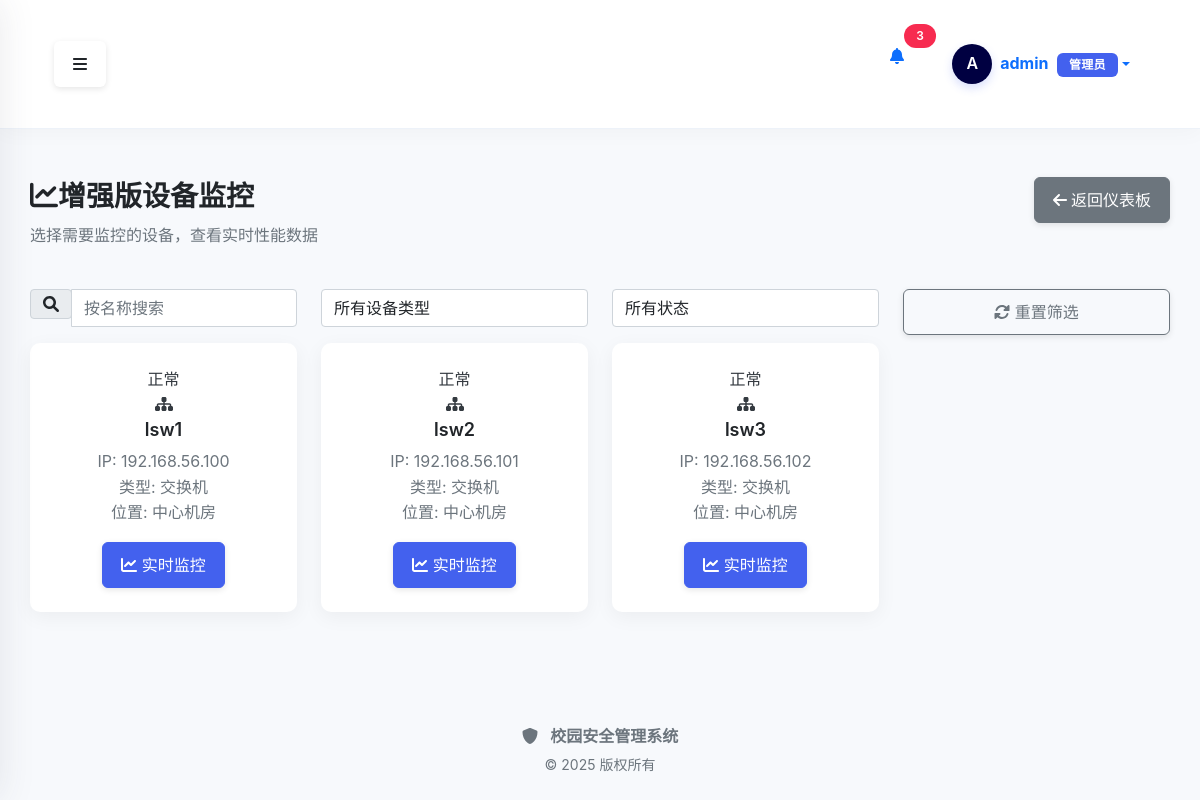
/enhanced_monitor/ (signed in), run on the app's committed database.
### src/core/models.py (models this page shows, shortened)
class User(UserMixin, db.Model):
    __tablename__ = 'users'
    id = db.Column(db.Integer, primary_key=True)
    username = db.Column(db.String(64), unique=True, index=True, nullable=False)
    email = db.Column(db.String(120), unique=True, index=True, nullable=False)
    password_hash = db.Column(db.String(128), nullable=False)
    role_id = db.Column(db.Integer, db.ForeignKey('roles.id'))
    is_active = db.Column(db.Boolean, default=True)
    created_at = db.Column(db.DateTime, default=datetime.utcnow)
    updated_at = db.Column(db.DateTime, default=datetime.utcnow, onupdate=datetime.utcnow)
    role = db.relationship('Role', backref='users')
    @property
    def password(self):
        """密码不可读取"""
        raise AttributeError('密码不可读取')

### src/models/device.py (models this page shows, shortened)
class Device(BaseModel):
    __tablename__ = 'devices'
    __table_args__ = {'extend_existing': True}  # 确保可以扩展现有表
    id = db.Column(db.Integer, primary_key=True)
    name = db.Column(db.String(100), nullable=False)
    ip_address = db.Column(db.String(20), nullable=False)
    type_id = db.Column(db.Integer, db.ForeignKey('device_types.id'))
    location = db.Column(db.String(100))
    status = db.Column(db.String(20), default='正常')
    serial_number = db.Column(db.String(50), nullable=True)
    firmware_version = db.Column(db.String(50), nullable=True)
    device_code = db.Column(db.String(50), nullable=True, unique=True)
    mac_address = db.Column(db.String(20), nullable=True)
    manufacturer = db.Column(db.String(100), nullable=True)
    model = db.Column(db.String(100), nullable=True)
    purchase_date = db.Column(db.Date, nullable=True)
    warranty_period = db.Column(db.Integer, nullable=True)  # 保修期（月）
    notes = db.Column(db.Text, nullable=True)
    username = db.Column(db.String(50), default='admin', nullable=True)
    password = db.Column(db.String(100), default='admin123', nullable=True)
    port = db.Column(db.Integer, default=22, nullable=True)
    connection_protocol = db.Column(db.String(20), default='ssh', nullable=True)  # ssh, telnet, snmp

class DeviceType(BaseModel):
    __tablename__ = 'device_types'
    id = db.Column(db.Integer, primary_key=True)
    name = db.Column(db.String(50), nullable=False, unique=True)
    description = db.Column(db.String(200))
    devices = db.relationship('Device', backref='type', lazy=True)

### src/modules/performance/enhanced_monitor_routes.py (the view)
@enhanced_monitor_bp.route('/')
@login_required
def index():
    devices = Device.query.all()
    return render_template('performance/enhanced_index.html', devices=devices)

### src/modules/performance/templates/performance/enhanced_index.html (shortened to what this page needs)
{% extends "base.html" %}
{% block content %}
<div class="container-fluid mt-4">
    <div class="row mb-4">
        <div class="col-12">
            <div class="d-flex justify-content-between align-items-center">
                <h2><i class="fas fa-chart-line mr-2"></i>增强版设备监控</h2>
                <div>
                    <a href="{{ url_for('dashboard') }}" class="btn btn-secondary">
                        <i class="fas fa-arrow-left"></i> 返回仪表板
                    </a>
                </div>
            </div>
            <p class="text-muted">选择需要监控的设备，查看实时性能数据</p>
        </div>
    </div>
    <div class="row">
        <div class="col-12">
            <div class="filter-header">
                <form id="filterForm" class="row">
                    <div class="col-md-3 mb-2">
                        <div class="input-group">
                            <div class="input-group-prepend">
                                <span class="input-group-text"><i class="fas fa-search"></i></span>
                            </div>
                            <input type="text" class="form-control" id="nameFilter" placeholder="按名称搜索">
                        </div>
                    </div>
                    <div class="col-md-3 mb-2">
                        <select class="form-control" id="typeFilter">
                            <option value="">所有设备类型</option>
                        </select>
                    </div>
                    <div class="col-md-3 mb-2">
                        <select class="form-control" id="statusFilter">
                            <option value="">所有状态</option>
                        </select>
                    </div>
                    <div class="col-md-3 mb-2">
                        <button type="reset" class="btn btn-outline-secondary w-100">
                            <i class="fas fa-sync-alt"></i> 重置筛选
                        </button>
                    </div>
                </form>
            </div>
        </div>
    </div>
    <div class="row" id="devices-container">
        {% if devices %}
            {% for device in devices %}
            <div class="col-md-3 mb-4 device-item"
                 data-name="{{ device.name }}"
                 data-type="{{ device.type.name if device.type else '未分类' }}"
                 data-status="{{ device.status }}">
                <div class="card device-card">
                    <div class="card-body text-center">
                        <span class="status-badge status-{{ device.status }}">{{ device.status }}</span>
                        <div class="device-icon">
                            {% if device.type and device.type.name == '路由器' %}
                                <i class="fas fa-network-wired"></i>
                            {% elif device.type and device.type.name == '交换机' %}
                                <i class="fas fa-sitemap"></i>
                            {% elif device.type and device.type.name == '服务器' %}
                                <i class="fas fa-server"></i>
                            {% elif device.type and device.type.name == '防火墙' %}
                                <i class="fas fa-shield-alt"></i>
                            {% elif device.type and device.type.name == '无线AP' %}
                                <i class="fas fa-wifi"></i>
                            {% else %}
                                <i class="fas fa-hdd"></i>
                            {% endif %}
                        </div>
                        <h5 class="card-title">{{ device.name }}</h5>
                        <p class="card-text text-muted">
                            IP: {{ device.ip_address }}<br>
                            类型: {{ device.type.name if device.type else '未分类' }}<br>
                            位置: {{ device.location or '未知' }}
                        </p>
                        <a href="{{ url_for('enhanced_monitor.realtime_monitor', device_id=device.id) }}" class="btn btn-primary">
                            <i class="fas fa-chart-line"></i> 实时监控
                        </a>
                    </div>
                </div>
            </div>
            {% endfor %}
        {% endif %}
    </div>
</div>
{% endblock %}

### src/templates/base.html (shortened to what this page needs)
<!DOCTYPE html>
<html lang="zh-CN">
<head>
    <link href="https://cdn.jsdelivr.net/npm/bootstrap@5.1.3/dist/css/bootstrap.min.css" rel="stylesheet">
    <link rel="stylesheet" href="https://cdnjs.cloudflare.com/ajax/libs/font-awesome/6.0.0/css/all.min.css">
    <link rel="stylesheet" href="{{ url_for('static', filename='css/style.css') }}?v={{ range(1, 10000) | random }}">
</head>
<body>
    <div class="d-flex" id="wrapper">
        <div id="page-content-wrapper">
            <nav class="navbar navbar-expand-lg navbar-light top-navbar">
                <div class="container-fluid">
                    <button class="btn" id="menu-toggle" aria-label="切换侧边栏">
                        <i class="fas fa-bars"></i>
                    </button>
                    <div class="d-flex ms-auto">
                        {% if current_user.is_authenticated %}
                        <div class="nav-item dropdown me-3">
                            <a class="nav-link position-relative" href="#" id="notificationsDropdown" role="button" data-bs-toggle="dropdown" aria-expanded="false">
                                <i class="fas fa-bell"></i>
                                <span class="position-absolute top-0 start-100 translate-middle badge rounded-pill bg-danger">
                                    3
                                </span>
                            </a>
                        </div>
                        <div class="nav-item dropdown user-dropdown">
                            <a class="nav-link dropdown-toggle d-flex align-items-center" href="#" id="navbarDropdown" role="button" data-bs-toggle="dropdown" aria-expanded="false">
                                <div class="user-avatar-container me-2">
                                    <div class="user-avatar-circle">
                                        <span class="avatar-text">{{ current_user.username[0]|upper }}</span>
                                    </div>
                                </div>
                                <div class="user-info d-none d-md-block">
                                    <span class="fw-bold">{{ current_user.username }}</span>
                                    <span class="badge bg-primary ms-1">{{ current_user.role or ('管理员' if current_user.is_admin else '用户') }}</span>
                                </div>
                            </a>
                        </div>
                        {% else %}
                        <div class="nav-item">
                            <a class="btn btn-primary btn-sm" href="{{ url_for('auth.login') }}">
                                <i class="fas fa-sign-in-alt me-1"></i>登录
                            </a>
                        </div>
                        {% endif %}
                    </div>
                </div>
            </nav>
            <div class="content-container">
                {% block content %}{% endblock %}
            </div>
            <footer class="footer mt-auto py-3">
                <div class="container-fluid text-center text-muted">
                    <div class="footer-brand mb-1">
                        <i class="fas fa-shield-alt me-2"></i>
                        <span class="fw-bold">校园安全管理系统</span>
                    </div>
                    <p class="small mb-0">© 2025 版权所有</p>
                </div>
            </footer>
        </div>
    </div>
</body>
</html>

### static/css/style.css (style rules this page uses)
:root { --primary: #4361ee; --primary-light: #4895ef; --primary-dark: #3f37c9; --secondary: #4cc9f0; --success: #0bb885; --info: #2196f3; --warning: #f59e0b; --danger: #f72b50; --light: #f8f9fa; --dark: #2d3748; --gray-100: #f8f9fa; --gray-200: #e9ecef; --gray-300: #dee2e6; --gray-400: #ced4da; --gray-500: #adb5bd; --gray-600: #6c757d; --gray-700: #495057; --gray-800: #343a40; --gray-900: #212529; --border-radius: 10px; --box-shadow: 0 0.125rem 0.25rem rgba(0, 0, 0, 0.075); --box-shadow-sm: 0 0.0625rem 0.125rem rgba(0, 0, 0, 0.05); --box-shadow-lg: 0 0.5rem 1.5rem rgba(0, 0, 0, 0.1); --transition: all 0.2s ease-in-out; }
body { font-family: 'PingFang SC', 'Microsoft YaHei', 'Noto Sans SC', -apple-system, BlinkMacSystemFont, 'Segoe UI', Roboto, 'Helvetica Neue', Arial, sans-serif; background-color: #f7f9fc; color: var(--gray-800); overflow-x: hidden; line-height: 1.6; min-height: 100vh; margin: 0; padding: 0; }
#wrapper { display: flex; width: 100%; align-items: stretch; min-height: 100vh; position: relative; }
#page-content-wrapper { flex: 1; width: 100%; overflow-x: hidden; transition: var(--transition); }
.container-fluid { width: 100%; padding: 24px 30px; }
h1, h2, h3, h4, h5, h6 { color: var(--gray-900); font-weight: 600; line-height: 1.3; }
h2 { font-size: 1.75rem; }
h5 { font-size: 1.125rem; }
a { color: var(--primary); text-decoration: none; transition: var(--transition); }
.card { border-radius: var(--border-radius); box-shadow: 0 5px 20px rgba(0, 0, 0, 0.05); margin-bottom: 24px; border: none; transition: var(--transition); background-color: #fff; overflow: hidden; }
.card-body { padding: 24px; }
.btn { font-weight: 500; padding: 10px 18px; border-radius: 6px; transition: var(--transition); box-shadow: 0 2px 6px rgba(0, 0, 0, 0.1); position: relative; overflow: hidden; }
.btn::after { content: ''; position: absolute; top: 50%; left: 50%; width: 5px; height: 5px; background: rgba(255, 255, 255, 0.2); opacity: 0; border-radius: 100%; transform: translate(-50%, -50%) scale(1); transition: all 0.5s; }
.btn-primary { background-color: var(--primary); border-color: var(--primary); }
.badge { font-weight: 600; padding: 6px 12px; border-radius: 6px; letter-spacing: 0.3px; font-size: 12px; }
.badge.bg-primary { background-color: var(--primary) !important; }
.badge.bg-danger { background-color: var(--danger) !important; }
.top-navbar { background-color: #fff; box-shadow: 0 4px 20px rgba(0, 0, 0, 0.03); padding: 12px 24px; border-bottom: 1px solid #edf2f9; position: sticky; top: 0; z-index: 9; }
.user-avatar-container { position: relative; }
.user-avatar-circle { width: 40px; height: 40px; border-radius: 50%; display: flex; align-items: center; justify-content: center; background-color: var(--primary); box-shadow: 0 4px 10px rgba(67, 97, 238, 0.2); }
.avatar-text, .avatar-text-sm { color: white; font-weight: 600; }
.row { margin-right: -12px; margin-left: -12px; }
.col, .col-1, .col-2, .col-3, .col-4, .col-5, .col-6, .col-7, .col-8, .col-9, .col-10, .col-11, .col-12, .col-sm-1, .col-sm-2, .col-sm-3, .col-sm-4, .col-sm-5, .col-sm-6, .col-sm-7, .col-sm-8, .col-sm-9, .col-sm-10, .col-sm-11, .col-sm-12, .col-md-1, .col-md-2, .col-md-3, .col-md-4, .col-md-5, .col-md-6, .col-md-7, .col-md-8, .col-md-9, .col-md-10, .col-md-11, .col-md-12, .col-lg-1, .col-lg-2, .col-lg-3, .col-lg-4, .col-lg-5, .col-lg-6, .col-lg-7, .col-lg-8, .col-lg-9, .col-lg-10, .col-lg-11, .col-lg-12, .col-xl-1, .col-xl-2, .col-xl-3, .col-xl-4, .col-xl-5, .col-xl-6, .col-xl-7, .col-xl-8, .col-xl-9, .col-xl-10, .col-xl-11, .col-xl-12 { padding-right: 12px; padding-left: 12px; }

### data on the page
User: username "A", username "admin", is_admin "管理员"
Device: status "正常", name "lsw1", ip_address "192.168.56.100", type "交换机", location "中心机房"
Device: status "正常", name "lsw2", ip_address "192.168.56.101", type "交换机", location "中心机房"
Device: status "正常", name "lsw3", ip_address "192.168.56.102", type "交换机", location "中心机房"
